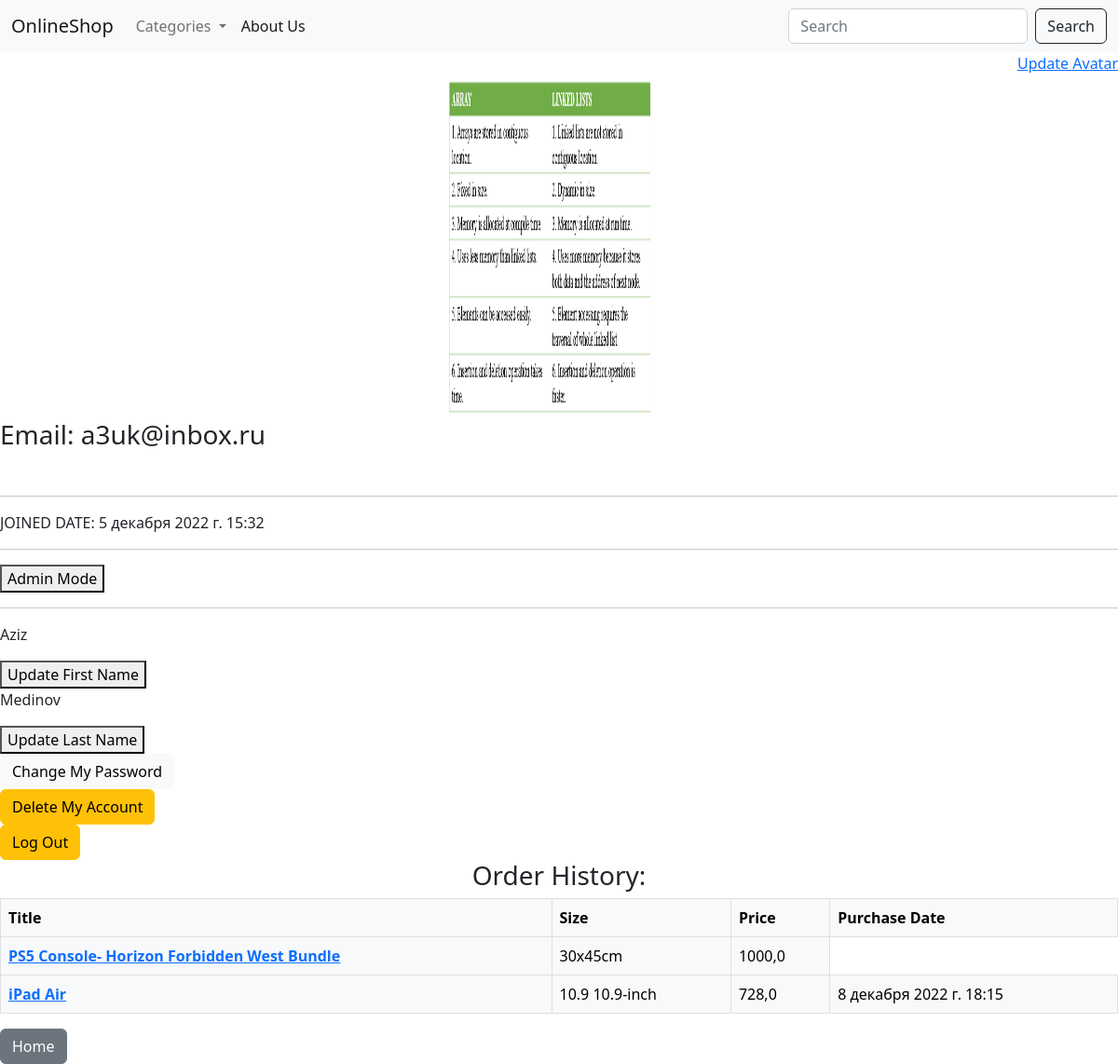
The app's page /cabinet/ (signed in) with its own data.
### coreapp/models.py (models this page shows, shortened)
class Client(AbstractUser):
    username = models.EmailField(unique=True, null=True, )
    avatar = models.ImageField(default='avatars/default.svg', upload_to='avatars/')
    first_name = models.CharField(max_length=50, blank=False, )
    last_name = models.CharField(max_length=50, )
    is_staff = models.BooleanField(default=False, )
    activation_code = models.CharField(max_length=17, blank=True, null=True, )
    date_joined = models.DateTimeField(auto_now_add=True, )
    class Meta:
        ordering = ('first_name', 'last_name', 'username', )
        permissions = [('can_buy_products', 'this permission for simple buyers only')]

class Purchase(models.Model):
    product = models.ForeignKey('Product', on_delete=models.CASCADE)
    quantity = models.PositiveIntegerField()

class Product(models.Model):
    title = models.CharField(max_length=100, )
    color = models.CharField(max_length=30, )
    image = models.ImageField(upload_to='products', default='products/default.svg')
    description = models.TextField(null=True)
    is_popular = models.BooleanField(default=False, )
    price = models.FloatField()
    category = models.ForeignKey('Categories', on_delete=models.SET_NULL, blank=True, null=True, )
    product_type = models.ForeignKey('Type', on_delete=models.SET_NULL, blank=True, null=True, )
    material = models.ForeignKey('Material', on_delete=models.SET_NULL, blank=True, null=True, )
    size = models.ManyToManyField('Size', )
    manufacturer = models.ForeignKey('Manufacturer', on_delete=models.SET_NULL, blank=True, null=True, )

class Size(models.Model):
    size = models.CharField(max_length=10, )
    def __str__(self):
        return str(self.size)

class AdminLog(models.Model):
    purchase = models.ManyToManyField('Purchase', )
    client = models.ForeignKey('Client', on_delete=models.CASCADE, )
    purchase_date = models.DateTimeField(auto_now=False, auto_now_add=False, )
    total_price = models.FloatField()

### coreapp/views.py (the view)
# urls.py: path('cabinet/', views.cabinet, name='cabinet'),
def cabinet(request):
    return render(request, 'coreapp/cabinet.html', {
        'categories': Categories.objects.all(),
        'admin_log': AdminLog.objects.filter(client=request.user)
                  .order_by('-purchase_date'),
    })

### coreapp/templates/coreapp/cabinet.html (shortened to what this page needs)
{% extends 'base.html' %}
{% block content %}
{% if user.is_authenticated %}
        <div style="text-align:right">
        <a class="btn-primary" href="{% url 'upload_avatar' %}" role="button">Update Avatar</a>
        <img src="{{ user.avatar.url }}" id="avatar" align="right" height="370" width="220" hspace="500">
        </div>
        <br>
        <h3>Email: {{ user.username }}</h3>
        <br><hr>
        JOINED DATE: {{ user.date_joined }}
        <br><hr>
        {% if user.is_staff %}
        <a href="{% url 'admin_mode' %}"><button>Admin Mode</button></a>
        {% endif %}
        <br><hr>
        <p id="name">{{ user.first_name }}</p>
        <button id="update_name_button" onclick="updateName()">Update First Name</button>
        <br>
        <p id="last_name">{{ user.last_name }}</p>
        <button id="update_last_name_button" onclick="updateLastName()">Update Last Name</button>
        <br>
        <a class="btn btn-light" href="{% url 'change_password' %}" role="button">Change My Password</a>
        <br>
        <a class="btn btn-warning" href="{% url 'delete_user' %}" role="button">Delete My Account</a>
        <br>
        <a class="btn btn-warning" href="{% url 'logout' %}" role="button">Log Out</a>
<div align="center">
    <h3>Order History:</h3>
    <table class="table table-bordered table-light">
        <thead class="thead-light">
            <tr>
                <th scope="col">Title</th>
                <th scope="col">Size</th>
                <th scope="col">Price</th>
                <th scope="col">Purchase Date</th>
            </tr>
        </thead>
    {% for record in admin_log %}
        {% for purchase in record.purchase.all %}
            <tbody>
                <tr>
                    <th scope="row">
                        <a href="{% url 'product' purchase.product.id %}">
                            {{ purchase.product.title }}
                        </a>
                    </th>
                    <td>
                        {% for size in purchase.product.size.all %}
                            {{ size }}
                        {% endfor %}
                    </td>
                    <td>
                        {{ purchase.product.price }}
                    </td>
        {% endfor %}
                    <td>{{ record.purchase_date }}</td>
                </tr>
            </tbody>
    {% endfor %}
    </table>
</div>
    {% endif %}
{% endblock %}

### records on screen
Client: avatar (picture), username "a3uk@inbox.ru", date_joined "5 декабря 2022 г. 15:32", first_name "Aziz", last_name "Medinov"
AdminLog: purchase_date "8 декабря 2022 г. 18:15"
Purchase: product "PS5 Console- Horizon Forbidden West Bundle", product.price "1000,0"
Size: size "30x45cm"
Purchase: product "iPad Air", product.price "728,0"
Size: size "10.9"
Size: size "10.9-inch"
